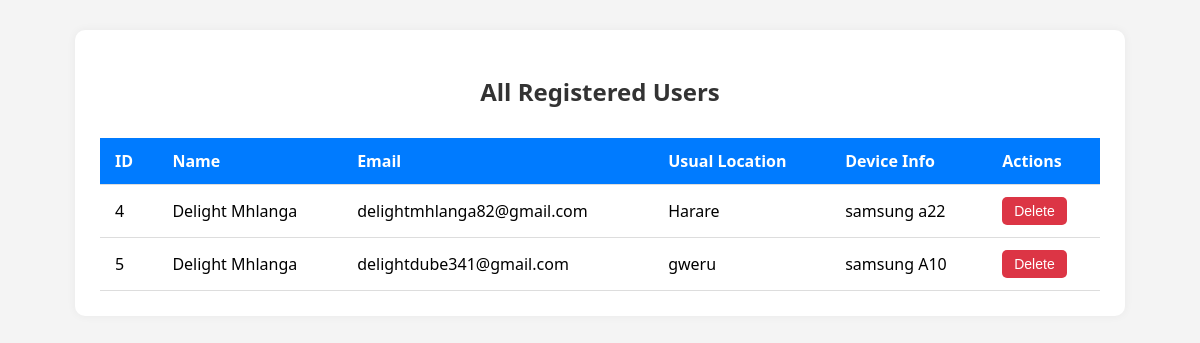
Screenshot of /admin/users with the database file from the repository.
### app/models.py (models this page shows)
class Customer(db.Model):
    id = db.Column(db.Integer, primary_key=True)
    name = db.Column(db.String(100), nullable=False)
    usual_location = db.Column(db.String(100), nullable=True)  # ✅ Temporarily allow nulls
    email = db.Column(db.String(120), unique=True, nullable=False)
    password_hash = db.Column(db.String(128), nullable=False)
    is_suspended = db.Column(db.Boolean, default=False)
    created_at = db.Column(db.DateTime, default=datetime.utcnow)
    device_info = db.Column(db.String(200), nullable=True)  # ✅ Add this line
    transactions = db.relationship(
        'Transaction',
        backref='customer',
        lazy=True,
        cascade='all, delete-orphan',
        passive_deletes=True
    )

### app/routes/admin.py (the view)
@admin_bp.route('/users')
def view_users():
    users = Customer.query.all()
    return render_template('admin_users.html', users=users)

### app/templates/admin_users.html (shortened to what this page needs)
<!DOCTYPE html>
<html>
<head>
</head>
<body>
    <div class="container">
        <h2>All Registered Users</h2>
        <div class="table-wrapper">
            <table>
                <tr>
                    <th>ID</th>
                    <th>Name</th>
                    <th>Email</th>
                    <th>Usual Location</th>
                    <th>Device Info</th>
                    <th>Actions</th>
                </tr>
                {% for user in users %}
                <tr>
                    <td>{{ user.id }}</td>
                    <td>{{ user.name }}</td>
                    <td>{{ user.email }}</td>
                    <td>{{ user.usual_location }}</td>
                    <td>{{ user.device_info }}</td>
                    <td>
                        <form action="{{ url_for('admin.delete_user', user_id=user.id) }}" method="post" style="display:inline;">
                            <button type="submit" onclick="return confirm('Are you sure you want to delete {{ user.name }}?');">Delete</button>
                        </form>
                    </td>
                </tr>
                {% endfor %}
            </table>
        </div>
    </div>
</body>
</html>

### app/templates/admin_users.html (style rules this page uses)
body { font-family: 'Segoe UI', Tahoma, Geneva, Verdana, sans-serif; background-color: #f4f4f4; padding: 30px; margin: 0; }
.container { max-width: 1000px; margin: auto; background-color: #fff; padding: 25px; border-radius: 10px; box-shadow: 0 0 10px rgba(0, 0, 0, 0.05); }
h2 { text-align: center; margin-bottom: 20px; color: #333; }
.table-wrapper { overflow-x: auto; }
table { width: 100%; border-collapse: collapse; margin-top: 10px; }
th, td { padding: 12px 15px; text-align: left; border-bottom: 1px solid #ddd; }
th { background-color: #007bff; color: white; }
button { padding: 6px 12px; font-size: 14px; background-color: #dc3545; color: white; border: none; border-radius: 5px; cursor: pointer; }

### rows the page displays
Customer: id "4", name "Delight Mhlanga", email "delightmhlanga82@gmail.com", usual_location "Harare", device_info "samsung a22"
Customer: id "5", name "Delight Mhlanga", email "delightdube341@gmail.com", usual_location "gweru", device_info "samsung A10"
